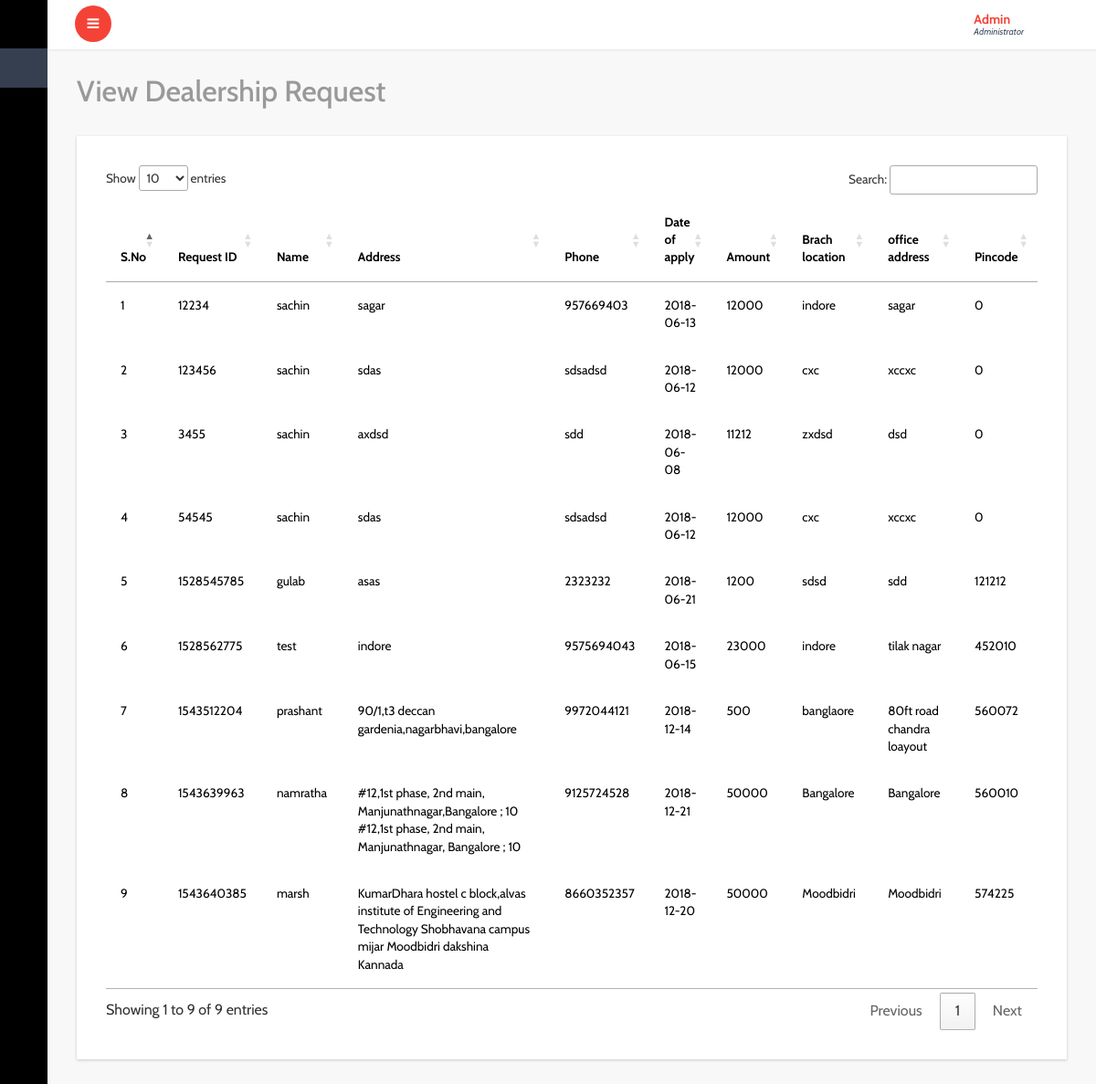
The app's page /admin/view_dealerrequest.php with its own data.
### tables this page shows
CREATE TABLE `dearship_request` (
  `id` int(11) NOT NULL,
  `name` text NOT NULL,
  `address` text NOT NULL,
  `phone` text NOT NULL,
  `applydate` date NOT NULL,
  `amount` int(100) NOT NULL,
  `branch_location` text NOT NULL,
  `office` text NOT NULL,
  `pincode` int(20) NOT NULL,
  `reqid` text NOT NULL
);

### admin/view_dealerrequest.php (the view, shortened to what this page needs)
<?php
include('header.php');
include('sidebar.php');
include('../connection.php');
?>
<link rel="stylesheet" href="http://cdn.datatables.net/1.10.2/css/jquery.dataTables.min.css"></style>
<div id="page-wrapper">
  <div class="graphs">
    <h3 class="blank1">View Dealership Request</h3>
    <div class="xs tabls">
      <div class="bs-example4" data-example-id="contextual-table">
        <table class="table table-hover" id="example" class="display" width="100%" cellspacing="0">
          <thead>
            <tr>
            <th>S.No</th>
              <th>Request ID</th>
              <th>Name</th>
              <th>Address</th>
              <th>Phone</th>
              <th>Date of apply</th>
              <th>Amount</th>
              <th>Brach location</th>
              <th>office address</th>
              <th>Pincode</th>
            </tr>
          </thead>
          <tbody>
          <?php
            $sql="Select * from dearship_request";
            $res=mysqli_query($conn,$sql);
            $i=1;
            while($ros=mysqli_fetch_array($res))
            {
              ?>
          <tr>
            <td><?php echo $i++;?></td>
            <td><?php echo $ros['reqid'];?></td>
            <td><?php echo $ros['name'];?></td>
            <td><?php echo $ros['address'];?></td>
            <td><?php echo $ros['phone'];?></td>
            <td><?php echo $ros['applydate'];?></td>
            <td><?php echo $ros['amount'];?></td>
            <td><?php echo $ros['branch_location'];?></td>
            <td><?php echo $ros['office'];?></td>
            <td><?php echo $ros['pincode'];?></td>
          </tr>
          <?php
        }
        ?>
          </tbody>
        </table>
      </div>
    </div>
  </div>
</div>
<?php
include('footer.php');
?>

### admin/header.php (shortened to what this page needs)
<!DOCTYPE HTML>
<html>
<head>
<link href="css/bootstrap.min.css" rel='stylesheet' type='text/css' />
<link href="css/style.css" rel='stylesheet' type='text/css' />
<link href="css/font-awesome.css" rel="stylesheet">
<link rel="stylesheet" href="css/icon-font.min.css" type='text/css' />
<link href="css/animate.css" rel="stylesheet" type="text/css" media="all">
</head>

### admin/sidebar.php (shortened to what this page needs)
<body class="sticky-header left-side-collapsed"  onload="initMap()">
  <section>
    <div class="left-side sticky-left-side">
      <div class="logo-icon text-center">
        <a href="home.php"><i class="lnr lnr-home"></i> </a>
      </div>
      <div class="left-side-inner">
        <ul class="nav nav-pills nav-stacked custom-nav">
          <li class="active"><a href="home.php"><i class="lnr lnr-power-switch"></i><span>Dashboard</span></a></li>
          <li class="menu-list">
            <a href="#"><i class="lnr lnr-cog"></i>
              <span>Dealer Request</span></a>
          </li>
              <li class="menu-list">
            <a href="#"><i class="lnr lnr-cog"></i>
              <span>Branch</span></a>
          </li>
          <li class="menu-list">
            <a href="#"><i class="lnr lnr-cog"></i>
              <span>Branch Details</span></a>
          </li>
         <li class="menu-list">
            <a href="#"><i class="lnr lnr-cog"></i>
              <span>Consignment Report</span></a>
          </li>
           <li class="menu-list">
            <a href="#"><i class="lnr lnr-cog"></i>
              <span>Delivery</span></a>
          </li>
             <li class="menu-list">
            <a href="#"><i class="lnr lnr-cog"></i>
              <span>Dispatches</span></a>
          </li>
               <li class="menu-list">
            <a href="#"><i class="lnr lnr-cog"></i>
              <span>Receiver</span></a>
          </li>
        </ul>
      </div>
    </div>
<div class="main-content">
  <div class="header-section">
    <a class="toggle-btn  menu-collapsed"><i class="fa fa-bars"></i></a>
    <div class="menu-right">
      <div class="user-panel-top">
        <div class="profile_details">
          <ul>
            <li class="dropdown profile_details_drop">
              <a href="#" class="dropdown-toggle" data-toggle="dropdown" aria-expanded="false">
                <div class="profile_img">
                  <div class="user-name">
                    <p>Admin<span>Administrator</span></p>
                  </div>
                  <i class="lnr lnr-chevron-down"></i>
                  <div class="clearfix"></div>
                </div>
              </a>
            </li>
            <div class="clearfix"> </div>
          </ul>
        </div>
        <div class="clearfix"></div>
      </div>
    </div>
  </div>

### admin/footer.php (shortened to what this page needs)
</section>
</body>
</html>

### records on screen
dearship_request: reqid "12234", name "sachin", address "sagar", phone "957669403", applydate "2018-06-13", amount "12000", branch_location "indore", office "sagar", pincode "0"
dearship_request: reqid "123456", name "sachin", address "sdas", phone "sdsadsd", applydate "2018-06-12", amount "12000", branch_location "cxc", office "xccxc", pincode "0"
dearship_request: reqid "3455", name "sachin", address "axdsd", phone "sdd", applydate "2018-06-08", amount "11212", branch_location "zxdsd", office "dsd", pincode "0"
dearship_request: reqid "54545", name "sachin", address "sdas", phone "sdsadsd", applydate "2018-06-12", amount "12000", branch_location "cxc", office "xccxc", pincode "0"
dearship_request: reqid "1528545785", name "gulab", address "asas", phone "2323232", applydate "2018-06-21", amount "1200", branch_location "sdsd", office "sdd", pincode "121212"
dearship_request: reqid "1528562775", name "test", address "indore", phone "9575694043", applydate "2018-06-15", amount "23000", branch_location "indore", office "tilak nagar", pincode "452010"
dearship_request: reqid "1543512204", name "prashant", address "90/1,t3 deccan gardenia,nagarbhavi,bangalore", phone "9972044121", applydate "2018-12-14", amount "500", branch_location "banglaore", office "80ft road chandra loayout", pincode "560072"
dearship_request: reqid "1543639963", name "namratha", address "#12,1st phase, 2nd main, Manjunathnagar,Bangalore ; 10 #12,1st phase, 2nd main, Manjunathnagar, Bangalore ; 10", phone "9125724528", applydate "2018-12-21", amount "50000", branch_location "Bangalore", office "Bangalore", pincode "560010"
dearship_request: reqid "1543640385", name "marsh", address "KumarDhara hostel c block,alvas institute of Engineering and Technology Shobhavana campus mijar Moodbidri dakshina Kannada", phone "8660352357", applydate "2018-12-20", amount "50000", branch_location "Moodbidri", office "Moodbidri", pincode "574225"
